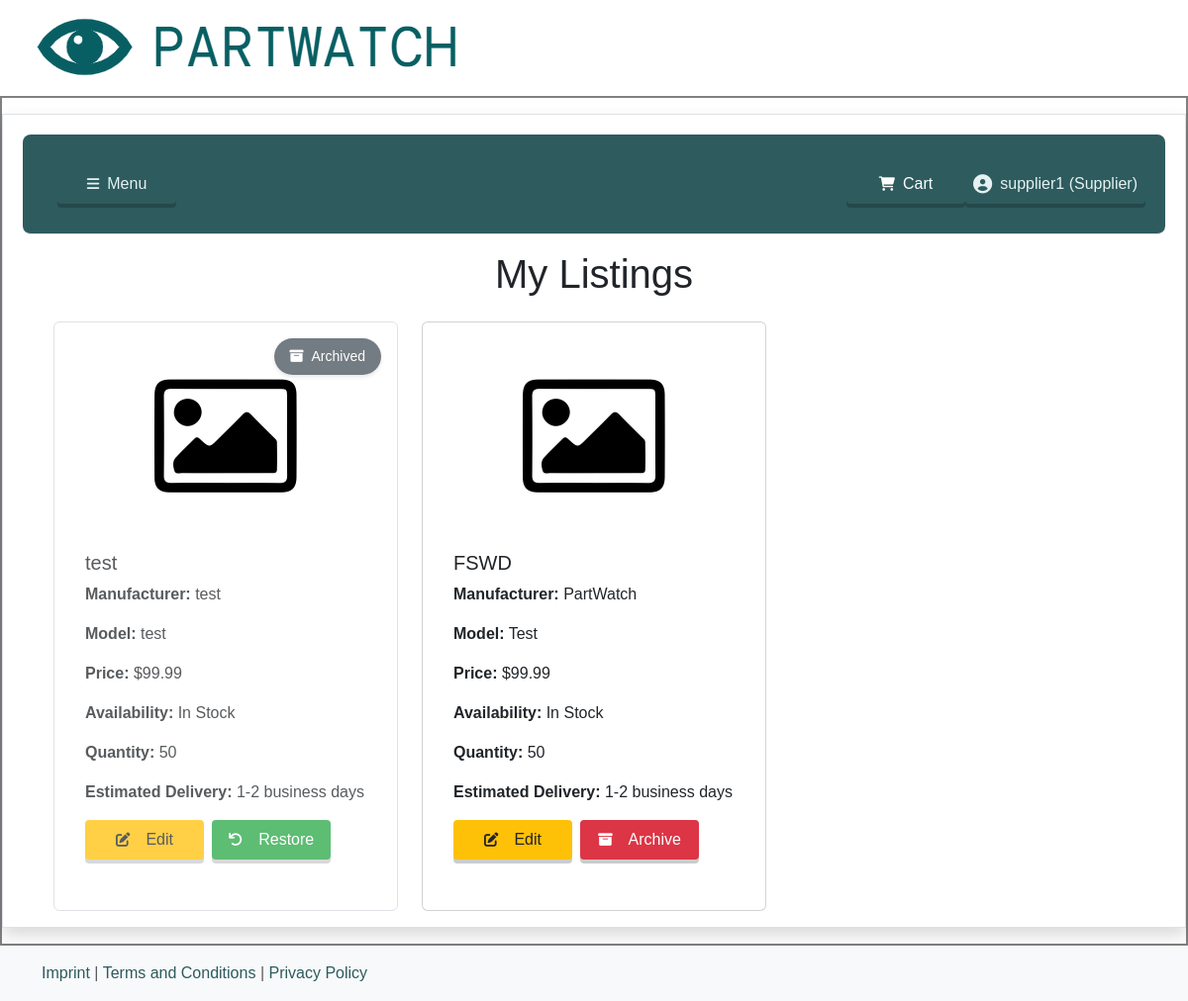
Page /my_listings (signed in) on the earlier database version.
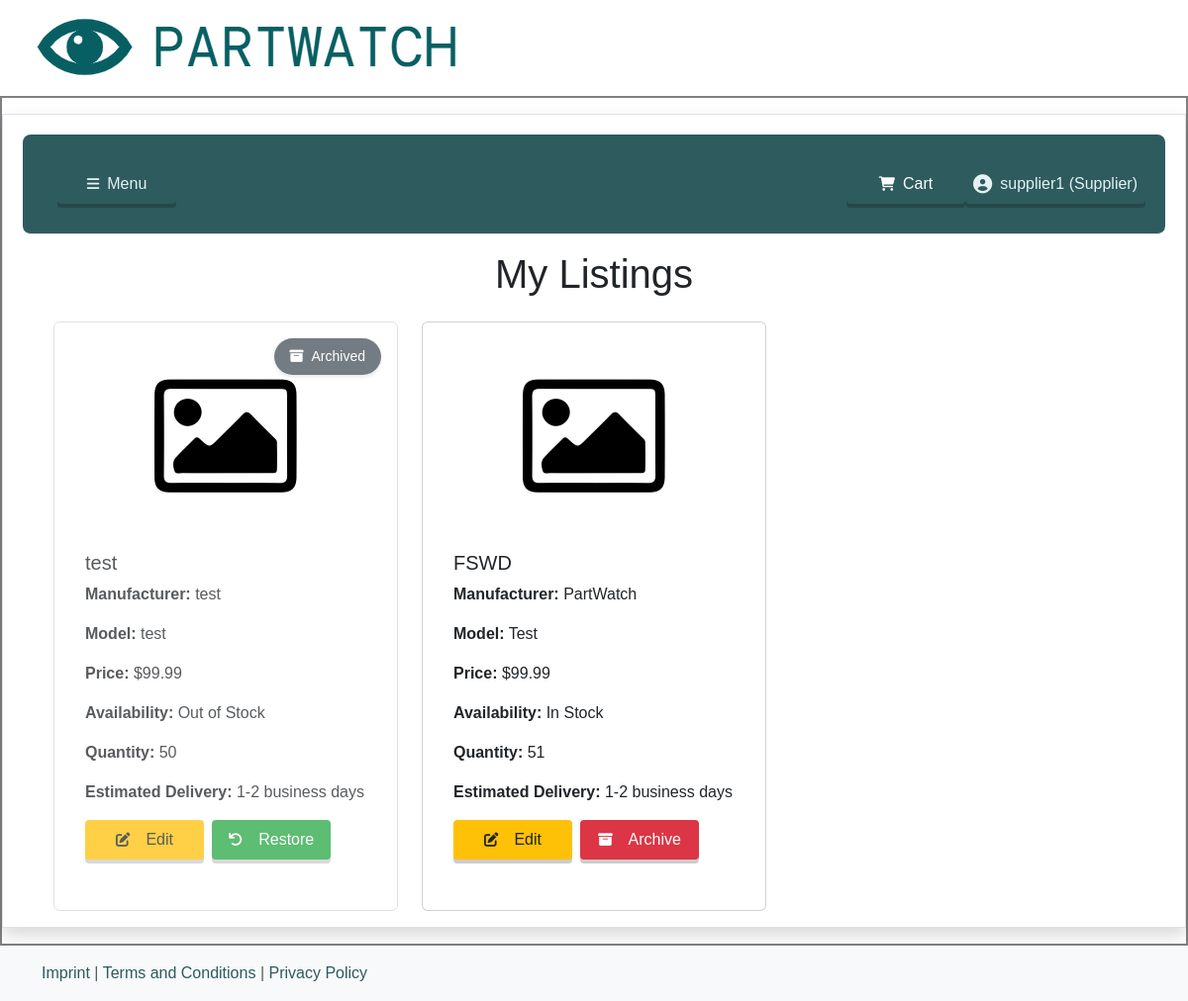
Same page on the later database version.
### models.py (models this page shows, shortened)
class User(db.Model, UserMixin):
    id = db.Column(db.Integer, primary_key=True)
    username = db.Column(db.String(150), unique=True, nullable=False)
    email = db.Column(db.String(150), unique=True, nullable=False)
    password = db.Column(db.String(200), nullable=False)
    role = db.Column(db.String(50), nullable=False)

class Part(db.Model):
    id = db.Column(db.Integer, primary_key=True)
    name = db.Column(db.String(150), nullable=False)
    supplier_id = db.Column(db.Integer, db.ForeignKey('user.id'), nullable=False)
    supplier = db.relationship('User', backref=db.backref('parts', lazy=True, cascade="all, delete-orphan"))
    price = db.Column(db.Float, nullable=False)
    availability = db.Column(db.String(100), nullable=False)
    quantity = db.Column(db.Integer, nullable=False)
    delivery = db.Column(db.String(100), nullable=False)
    image = db.Column(db.String(200), nullable=True)
    description = db.Column(db.Text, nullable=False)
    manufacturer = db.Column(db.String(100), nullable=False)
    model = db.Column(db.String(100), nullable=False)
    deleted = db.Column(db.Boolean, default=False)  # Soft delete flag
    purchases = db.relationship('Purchase', back_populates='part', lazy=True, cascade="all, delete-orphan")

### app.py (the view)
@app.route('/my_listings')
@login_required
def my_listings():
    if current_user.role != 'supplier':
        flash('Only suppliers can view their listings.', 'danger')
        return redirect(url_for('index'))
    parts = Part.query.filter_by(supplier_id=current_user.id).all()
    return render_template('my_listings.html', parts=parts)

### app.py (called while the page is built)
@login_manager.user_loader
def load_user(user_id):
    return User.query.get(int(user_id))

### templates/my_listings.html (shortened to what this page needs)
{% extends "base.html" %}
{% block HEADER %}
    <h1 class="text-center mb-4">My Listings</h1>
{% endblock %}
{% block CONTENT %}
<div class="container">
    {% if parts %}
        <div class="row row-cols-1 row-cols-md-3 g-4">
            {% for part in parts %}
                <div class="col">
                    <div class="card h-100 {% if part.deleted %}position-relative deleted-card{% endif %}">
                        {% if part.deleted %}
                            <div class="deleted-overlay">
                                <span class="deleted-badge">
                                    <i class="fas fa-archive me-2"></i>Archived
                                </span>
                            </div>
                        {% endif %}
                        {% if part.image %}
                            <img src="{{ url_for('static', filename='images/' + part.image) }}" class="card-img-top" alt="{{ part.name }}">
                        {% else %}
                            <img src="{{ url_for('static', filename='images/default.png') }}" class="card-img-top" alt="{{ part.name }}">
                        {% endif %}
                        <div class="card-body {% if part.deleted %}opacity-75{% endif %}">
                            <h5 class="card-title">{{ part.name }}</h5>
                            <p class="card-text"><strong>Manufacturer:</strong> {{ part.manufacturer }}</p>
                            <p class="card-text"><strong>Model:</strong> {{ part.model }}</p>
                            <p class="card-text"><strong>Price:</strong> ${{ part.price }}</p>
                            <p class="card-text"><strong>Availability:</strong> {{ part.availability }}</p>
                            <p class="card-text"><strong>Quantity:</strong> {{ part.quantity }}</p>
                            <p class="card-text"><strong>Estimated Delivery:</strong> {{ part.delivery }}</p>
                            <div class="mt-3 d-flex gap-2 flex-wrap">
                                <a href="{{ url_for('edit_part', part_id=part.id) }}" class="custom-button btn-yellow">
                                    <i class="fas fa-edit me-2"></i>Edit
                                </a>
                                {% if not part.deleted %}
                                    <form action="{{ url_for('delete_part', part_id=part.id) }}" method="POST" class="d-inline">
                                        <button type="submit" class="custom-button btn-red">
                                            <i class="fas fa-archive me-2"></i>Archive
                                        </button>
                                    </form>
                                {% else %}
                                    <form action="{{ url_for('restore_part', part_id=part.id) }}" method="POST" class="d-inline">
                                        <button type="submit" class="custom-button btn-success">
                                            <i class="fas fa-undo me-2"></i>Restore
                                        </button>
                                    </form>
                                {% endif %}
                            </div>
                        </div>
                    </div>
                </div>
            {% endfor %}
        </div>
    {% endif %}
</div>
{% endblock %}

### templates/base.html (shortened to what this page needs)
<!doctype html>
<html lang="en">
<head>
    {{ bootstrap.load_css() }}
    <link rel="stylesheet" href="{{ url_for('static', filename='css/style.css') }}">
    <link rel="stylesheet" href="https://cdnjs.cloudflare.com/ajax/libs/font-awesome/6.0.0-beta3/css/all.min.css">
</head>
<body>
    <header>
        <a href="{{ url_for('index') }}">
            <img src="{{ url_for('static', filename='images/logo.png') }}" alt="Logo" class="logo">
        </a>
    </header>
    <div class="main-container">
        <div class="container-fluid border shadow pb-3 my-3">
            <nav class="navbar navbar-expand-xl border-bottom mb-3" style="background: #2d5b5e; border-radius: 8px;">
                <div class="container-fluid px-0">
                    <div class="collapse navbar-collapse" id="navbarSupportedContent">
                        <ul class="navbar-nav w-100">
                            {% if current_user.is_authenticated %}
                                <li class="nav-item dropdown">
                                    <a class="nav-link custom-button" id="hoverDropdown">
                                        <i class="fas fa-bars"></i>
                                        <span>Menu</span>
                                    </a>
                                </li>
                                <li class="nav-item ms-auto">
                                    <a class="nav-link custom-button" href="{{ url_for('cart') }}">
                                        <i class="fas fa-shopping-cart cart-icon"></i>
                                        <span class="cart-text">Cart</span>
                                    </a>
                                </li>
                                <li class="nav-item">
                                    <a class="nav-link custom-button profile-link" href="{{ url_for('profile') }}">
                                        <i class="fas fa-user-circle user-icon"></i>
                                        <span>{{ current_user.username }} ({{ current_user.role | capitalize }})</span>
                                    </a>
                                </li>
                            {% else %}
                                <li class="nav-item">
                                    <a class="nav-link custom-button fs-4 fw-bold text-light py-2 px-3" href="{{ url_for('login') }}">
                                        <i class="fas fa-sign-in-alt"></i> Login
                                    </a>
                                </li>
                            {% endif %}
                        </ul>
                    </div>
                </div>
            </nav>
            <header>{% block HEADER %}{% endblock %}</header>
            <main>
                <div class="container">
                {% block CONTENT %}{% endblock %}
                </div>
            </main>
        </div>
    </div>
    <footer class="footer mt-auto py-3 bg-light">
        <div class="container">
            <span class="text-muted">
                <a href="{{ url_for('imprint') }}">Imprint</a> |
                <a href="{{ url_for('terms') }}">Terms and Conditions</a> |
                <a href="{{ url_for('privacy') }}">Privacy Policy</a>
            </span>
        </div>
    </footer>
</body>
</html>

### static/css/style.css (style rules this page uses)
:root { --primary-color: #2d5b5e; --primary-light: #597f82; --text-light: #e6f1f2; --border-color: #808080; --blue-color: #1e90ff; --blue-light: #63b8ff; --warning-color: #856404; --success-color: #28a745; --success-hover: #218838; --danger-color: #dc3545; --danger-hover: #c82333; --warning-bg: #ffc107; --warning-hover: #e0a800; --spacing-sm: 8px; --spacing-md: 12px; --spacing-lg: 16px; --border-radius: 4px; --border-radius-lg: 15px; --transition-default: all 0.3s ease; }
body { font-family: sans-serif; margin: 0; padding: 0; box-sizing: border-box; }
.container-fluid { padding: 20px; }
.main-container { border: 2px solid var(--border-color); padding: 0; }
.navbar { margin-bottom: 20px; padding: 10px 20px; }
.card { margin-bottom: 20px; padding: 15px; }
.footer { margin-top: 40px; padding: 20px; }
a { color: var(--primary-color); text-decoration: none; }
.custom-button, .btn-blue, .btn-primary, .btn-yellow, .btn-red, .btn-success { padding: var(--spacing-sm) var(--spacing-md); border-radius: var(--border-radius); transition: var(--transition-default); display: inline-flex; align-items: center; gap: var(--spacing-sm); position: relative; border: none; box-shadow: 0 4px 0px rgba(0, 0, 0, 0.2); justify-content: center; min-width: 120px; }
.custom-button, .btn-primary { background-color: var(--primary-color); color: var(--text-light) !important; }
.btn-yellow { background-color: var(--warning-bg); color: #212529 !important; }
.btn-red { background-color: var(--danger-color); color: #fff !important; }
.btn-success { background-color: var(--success-color); color: #fff !important; }
.card-img-top { width: 100%; height: 200px; object-fit: contain; object-position: center; background-color: #fff; }
.nav-item.dropdown { position: relative; display: inline-block; margin-right: auto; margin-left: 15px; }
.nav-item.dropdown > a:after { content: ''; position: absolute; bottom: -10px; left: 0; width: 100%; height: 10px; }
.profile-link { color: var(--text-light) !important; padding: var(--spacing-sm) var(--spacing-md); border-radius: var(--border-radius); transition: var(--transition-default); display: inline-flex; align-items: center; gap: var(--spacing-sm); position: relative; }
.profile-link::after { content: ''; position: absolute; bottom: 2px; left: 30px; right: var(--spacing-md); height: 1px; background-color: var(--text-light); transform: scaleX(0); transition: transform 0.3s ease; }
.profile-link .user-icon { font-size: 1.2em; transition: transform 0.3s ease; }
.cart-icon, .cart-text { color: white; }
.deleted-card { transition: var(--transition-default); border: 1px solid #dee2e6; overflow: hidden; }
.deleted-card img { filter: grayscale(20%); transition: filter 0.3s ease; }
.deleted-overlay { position: absolute; top: 1rem; right: 1rem; z-index: 2; }
.deleted-badge { display: inline-block; padding: 0.5rem 1rem; background-color: rgba(108, 117, 125, 0.95); color: white; border-radius: 30px; font-size: 0.875rem; font-weight: 500; box-shadow: 0 2px 4px rgba(0,0,0,0.1); }
.d-flex.gap-2 { gap: 0.5rem !important; }
.custom-button i { font-size: 0.9em; }

Differences in the rows shown:
changed Part "test": availability "In Stock" → "Out of Stock"
changed Part "FSWD": quantity "50" → "51"
